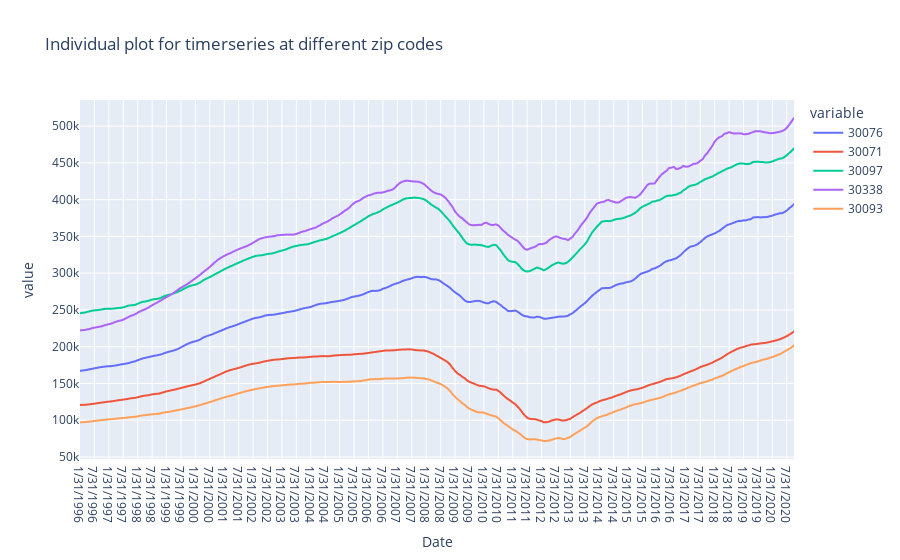

Notebook source saved alongside this figure:
### Code cell
main()

### Figure 1 — Plotly figure (JSON) as saved in the notebook; plotly's stock layout.template omitted (floating-point values rounded to 4 significant figures; data arrays with more than 128 entries replaced by an {"elided": "..."} marker saying what was removed)
{"data": [{"hovertemplate": "variable=30076<br>Date=%{x}<br>value=%{y}<extra></extra>", "legendgroup": "30076", "line": {"color": "#636efa", "dash": "solid"}, "mode": "lines", "name": "30076", "showlegend": true, "type": "scattergl", "x": {"elided": "298 str values"}, "xaxis": "x", "y": {"elided": "298 int values"}, "yaxis": "y"}, {"hovertemplate": "variable=30071<br>Date=%{x}<br>value=%{y}<extra></extra>", "legendgroup": "30071", "line": {"color": "#EF553B", "dash": "solid"}, "mode": "lines", "name": "30071", "showlegend": true, "type": "scattergl", "x": {"elided": "298 str values"}, "xaxis": "x", "y": {"elided": "298 int values"}, "yaxis": "y"}, {"hovertemplate": "variable=30097<br>Date=%{x}<br>value=%{y}<extra></extra>", "legendgroup": "30097", "line": {"color": "#00cc96", "dash": "solid"}, "mode": "lines", "name": "30097", "showlegend": true, "type": "scattergl", "x": {"elided": "298 str values"}, "xaxis": "x", "y": {"elided": "298 int values"}, "yaxis": "y"}, {"hovertemplate": "variable=30338<br>Date=%{x}<br>value=%{y}<extra></extra>", "legendgroup": "30338", "line": {"color": "#ab63fa", "dash": "solid"}, "mode": "lines", "name": "30338", "showlegend": true, "type": "scattergl", "x": {"elided": "298 str values"}, "xaxis": "x", "y": {"elided": "298 int values"}, "yaxis": "y"}, {"hovertemplate": "variable=30093<br>Date=%{x}<br>value=%{y}<extra></extra>", "legendgroup": "30093", "line": {"color": "#FFA15A", "dash": "solid"}, "mode": "lines", "name": "30093", "showlegend": true, "type": "scattergl", "x": {"elided": "298 str values"}, "xaxis": "x", "y": {"elided": "298 int values"}, "yaxis": "y"}], "layout": {"legend": {"title": {"text": "variable"}, "tracegroupgap": 0}, "title": {"text": "Individual plot for timerseries at different zip codes"}, "xaxis": {"anchor": "y", "domain": [0, 1], "title": {"text": "Date"}}, "yaxis": {"anchor": "x", "domain": [0, 1], "title": {"text": "value"}}}}
